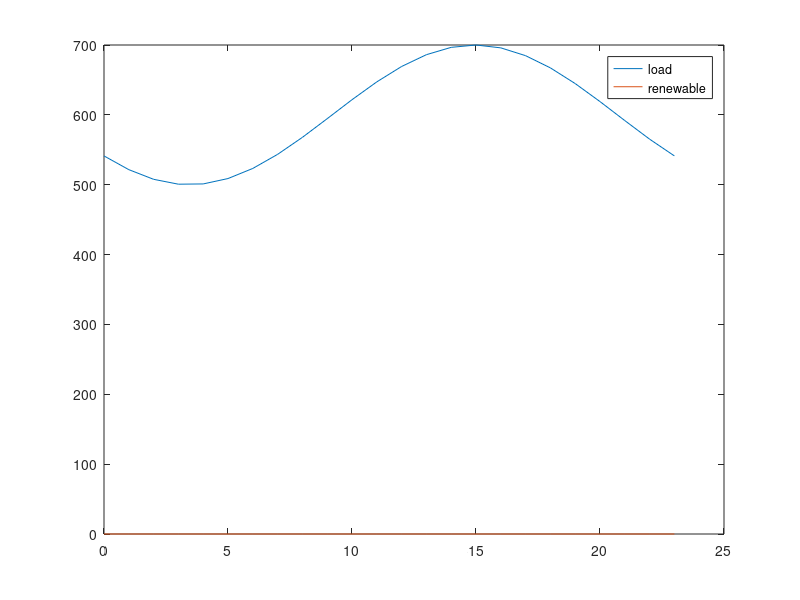

This chart was generated by the following MATLAB code: (Note: this script raises an error after producing the figure.)
clear all

% Runs simulation for the lifetime of the battery

%% Tunables 

life=50400;
Endlife_cap = 0.5;
Starting_cap = 1;
Simu_interval = 720; % one month for degredation interval

ESCap = 20; % MW
ESallowed = 0.8;

k_dollar_coal = 2.37; % dollar/mmbtu, 2014: 2.37, 2017: 2.22
k_dollar_gas = 5.00; % dollar/mmbtu, 2014: 5.00, 2017: 3.67

%emissions factors
k_coal = 206*0.453592; 
k_gas = 117*0.453592; 
k_coal_nox = 0.227*0.453592;
k_gas_nox = 0.116*0.453592;
k_coal_so2 = 0.15713*0.453592; 
k_gas_so2 = 0.001*0.453592;

k_co2=[k_gas,k_coal,k_gas,k_gas];
k_nox=[k_gas_nox,k_coal_nox,k_gas_nox,k_gas_nox];
k_so2=[k_gas_so2,k_coal_so2,k_gas_so2,k_gas_so2];

k_dollar=[k_dollar_gas,k_dollar_coal,k_dollar_gas,k_dollar_gas];

Flag_wind=0; % 0 for no renewables 1 for renewables
Flag_solar=0;
t_vec = [0:23]';
load_profile = 100*sin(linspace(-0.8*pi,1.2*pi,length(t_vec)))+600;

%wind bellow
wind = Flag_wind*[141.1454209 164.3588944 117.67492 81.14462355 60.24906746 75.97386229 66.24155752 53.00033944 54.0897504 56.28039471 45.30936663 31.58459838 38.24235306 55.3985323 67.19698144 63.89313544 76.75370188 82.61862694 100.3076893 121.2392963 142.839525 148.6643123 161.1639311 145.8123442]; % wind
%solar bellow
solar = Flag_solar*[0 0 0 0 0 0 0 0 2.761714555 187.1547077 307.7808614 260.2846929 282.7520984 260.9285882 373.699438 294.5867518 181.2343721 0 0 0 0 0 0 0];

wind_profile=(wind+solar);

figure
plot(t_vec,load_profile,t_vec,wind_profile)
legend('load','renewable')
fname = 'C:/filepath';
saveas(gca, fullfile(fname,'load'),'fig');

%%
up_min_vec = [4,12,4.5,5];
down_min_vec = [4,12,4.5,5];

alpha_load = 0.03;
alpha_wind = 0.05;

mpc = loadcase('case_yl9bus');
baseMVA = mpc.baseMVA;

% Change line constraints
mpc.branch(:,6) = 1000*ones(size(mpc.branch,1),1);

% Change generator limits (ineq, linear)
mpc.gen(1:4,9:10) = [250,100;160,64;240,96;150,60]; 

%(rows, columns)

%% Calculating coal cost curves
coef_Hunter_3 = [0.0144,21.077,9080,117483];  % Input/output curve, y(1000 Btu/h), x(MW)
x_Hunter = (10:1:100)';
y_Hunter = polyval(coef_Hunter_3,x_Hunter);

coef_Hunter_2 = polyfit(x_Hunter,y_Hunter,2);
y_Hunter_fit = polyval(coef_Hunter_2,x_Hunter);

coef_Hunter_cost = coef_Hunter_2*k_dollar_coal*10^(-3);
cost_Hunter = polyval(coef_Hunter_cost,x_Hunter);

Hunter_max = 100;

g2_max=mpc.gen(2,9);

g2_ratio=g2_max/Hunter_max;

g2_cost=[coef_Hunter_cost(1)/g2_ratio,coef_Hunter_cost(2),coef_Hunter_cost(3)*g2_ratio];

%% Calculating gas cost curves
coef_Moss_3 = [-0.0013,2.955,6561.2,662025];  % Input/output curve, y(1000 Btu/h), x(MW)
x_Moss = (10:10:750)'; % MW
y_Moss = polyval(coef_Moss_3,x_Moss); % 1000 Btu/h

coef_Moss_2 = polyfit(x_Moss,y_Moss,2); %fits a polynomial line of 2 degrees (Ax^2+Bx+C)
y_Moss_fit = polyval(coef_Moss_2,x_Moss); %uses the two polynominal line to create a new line

coef_Moss_cost = coef_Moss_2*k_dollar_gas*10^(-3);
cost_Moss = polyval(coef_Moss_cost,x_Moss);

Moss_max = 750;

g1_max=mpc.gen(1,9);
g3_max=mpc.gen(3,9);
g4_max=mpc.gen(4,9);

g1_ratio=g1_max/Moss_max;
g3_ratio=g3_max/Moss_max;
g4_ratio=g4_max/Moss_max;

g1_cost = [coef_Moss_cost(1)/g1_ratio,coef_Moss_cost(2),coef_Moss_cost(3)*g1_ratio];
g3_cost = [coef_Moss_cost(1)/g3_ratio,coef_Moss_cost(2),coef_Moss_cost(3)*g3_ratio];
g4_cost = [coef_Moss_cost(1)/g4_ratio,coef_Moss_cost(2),coef_Moss_cost(3)*g4_ratio];

%%
mpc.gencost(1,5:7) = g1_cost; 
mpc.gencost(2,5:7) = g2_cost;
mpc.gencost(3,5:7) = g3_cost;
mpc.gencost(4,5:7) = g4_cost;

%%
% Change reserve cost
Rcost = [5;10;4;4;5;10;4;4]*baseMVA; 

c_on = [3.99*mpc.gen(1,9)+3.67*mpc.gen(1,9)*k_dollar_gas;5.61*mpc.gen(2,9)+7.5*mpc.gen(2,9)*k_dollar_coal;
    3.99*mpc.gen(3,9)+3.67*mpc.gen(3,9)*k_dollar_gas;3.99*mpc.gen(4,9)+3.67*mpc.gen(4,9)*k_dollar_gas]; 

c_off = [3.99*mpc.gen(1,9);5.61*mpc.gen(2,9);3.99*mpc.gen(3,9);3.99*mpc.gen(4,9)];
c_rES = 0.1;

mileage = 7.364;
eff=0.9;
Rinc=0.04;
EOL_eff=1-(1-eff)*(Rinc+1);
eff_loss=(eff-EOL_eff)/life*24*30;

%% prepare

Current_cap = Starting_cap;
Current_t = 0;
tvec = [];
co2_vec = [];
so2_vec = [];
nox_vec = [];
cap_vec = [];
coal_vec=[];
gas_vec=[];
F_coal=[];
F_gas=[];
g1_nES=[];
g2_nES=[];
g3_nES=[];
g4_nES=[];
g1=[];
g2=[];
g3=[];
g4=[];
g1_vec=[];
g2_vec=[];
g3_vec=[];
g4_vec=[];
BaseLoad = 143+159+198; 

n_interval = length(t_vec);
n_generator = 4;
n_wind = 1;
n_reserve = 4;
n_ES = 1;
n_branch = 9;
n_bus = 9;

%% cost
cost_coef = mpc.gencost(1:4,5:7);
Q_gen = diag(cost_coef(:,1))*baseMVA^2; %making cost in 1st column of cost_coef into the diagonal of a 4x4
c_gen = cost_coef(:,2)*baseMVA;
c_gen_c = cost_coef(:,3);
c_reserve = Rcost(1:n_reserve)*2;

CrES = zeros(n_bus,1);
CrES(8,1) = 1;

% power flow (eq, linear)
Bmatrix = zeros(n_bus,n_bus);
branch_info = mpc.branch;
for i = 1:n_branch
    ind_i = branch_info(i,1);
    ind_j = branch_info(i,2);
    bij = 1/branch_info(i,4);
    Bmatrix(ind_i,ind_j) = -bij;
    Bmatrix(ind_j,ind_i) = -bij;
end

Bmatrix = Bmatrix + diag(-sum(Bmatrix,2));

bus_info = mpc.bus;

Cg = zeros(n_bus,n_generator);
Cg(1,1) = 1;
Cg(2,2) = 1;
Cg(3,3) = 1;
Cg(6,4) = 1;

Cw = zeros(n_bus,n_wind);
Cw(8,1) = 1;

% generator limits (ineq, linear)
gen_limits = mpc.gen(1:4,9:10)/baseMVA;

% line constraints (ineq, linear)
Smax = mpc.branch(:,6)/baseMVA;

Bline = zeros(n_branch,n_branch);
for i = 1:n_branch
    ind_i = branch_info(i,1);
    ind_j = branch_info(i,2);
    bij = 1/branch_info(i,4);
    Bline(i,ind_i) = bij;
    Bline(i,ind_j) = -bij;
end

% prepare for cvx
Q_gen_cvx = [];
c_gen_cvx = [];
c_gen_c_cvx = [];
c_reserve_cvx = [];
c_on_cvx = [];
c_off_cvx = [];
c_rES_cvx = [];
Cg_cvx = [];
Cw_cvx = [];
CrES_cvx = [];
Bmatrix_cvx = [];
Sd_cvx = [];
gen_max_cvx = [];
gen_min_cvx = [];
wind_forecast_cvx = [];
Smax_cvx = [];
Bline_cvx = [];


for i = 1:n_interval
    
    % Change loads
    loadamp = load_profile(i)/BaseLoad;
    mpc.bus(:,3:4) = loadamp*bus_info(:,3:4);
    Sd =mpc.bus(:,3)/baseMVA;
    
    % Change generator bounds
    wind_forecast = wind_profile(i);
    mpc.gen(5,9:10) = [wind_forecast,0];
    
    % Matrices
    Q_gen_cvx = blkdiag(Q_gen_cvx,Q_gen);
    c_gen_cvx = [c_gen_cvx;c_gen];
    c_gen_c_cvx = [c_gen_c_cvx;c_gen_c];
    c_reserve_cvx = [c_reserve_cvx;c_reserve];
    c_on_cvx = [c_on_cvx;c_on];
    c_off_cvx = [c_off_cvx;c_off];
    c_rES_cvx = [c_rES_cvx;c_rES];
    
    Cg_cvx = blkdiag(Cg_cvx,Cg);
    Cw_cvx = blkdiag(Cw_cvx,Cw);
    CrES_cvx = blkdiag(CrES_cvx,CrES);
    Bmatrix_cvx = blkdiag(Bmatrix_cvx,Bmatrix);
    Sd_cvx = [Sd_cvx;Sd];
    
    gen_max_cvx = [gen_max_cvx;gen_limits(:,1)];
    gen_min_cvx = [gen_min_cvx;gen_limits(:,2)];
    wind_forecast_cvx = [wind_forecast_cvx;wind_forecast];
    
    Smax_cvx = [Smax_cvx;Smax];
    Bline_cvx = blkdiag(Bline_cvx,Bline);
    
end

cvx_begin

variables p(n_generator*n_interval) pw(n_wind*n_interval) theta(n_bus*n_interval) r(n_reserve*n_interval)
variable u(n_generator*n_interval) binary
variable v(n_generator*n_interval) binary
variable w(n_generator*n_interval) binary

minimize (quad_form(p,Q_gen_cvx) + c_gen_cvx'*p + c_reserve_cvx'*r + c_on_cvx'*v + c_off_cvx'*w + c_gen_c_cvx'*u)

subject to
-Cg_cvx*p - Cw_cvx*pw + Bmatrix_cvx*theta + Sd_cvx == 0
p + r <= gen_max_cvx.*u
p - r >= gen_min_cvx.*u
0 <= pw <= wind_forecast_cvx/baseMVA

for i = 1:n_interval
    theta_i = theta((i-1)*n_bus+1:i*n_bus);
    u_i = u((i-1)*n_generator+1:i*n_generator);
    -Smax <= Bline*theta((i-1)*n_bus+1:i*n_bus) <= Smax
    
    theta((i-1)*n_bus+1) == 0
    r_i = r((i-1)*n_reserve+1:i*n_reserve);
    r_demand_i = alpha_wind*pw(i)+alpha_load*load_profile(i)/baseMVA;
    sum(r_i) >= r_demand_i
end

r >= 0

u_0_length = max(max(up_min_vec),max(down_min_vec))+1;
u_0 = ones(n_generator*u_0_length,1);
u_extend = [u_0;u];

for k = 1:n_generator
    up_min = up_min_vec(k);
    down_min = down_min_vec(k);
    for i = 2:(n_interval+u_0_length)
        u_i = u_extend((i-1)*n_generator+k);
        u_iminus = u_extend((i-2)*n_generator+k);
        if (n_interval+u_0_length-i) >= down_min
            for j = 1:down_min-1
                u_j = u_extend((i-1+j)*n_generator+k);
                u_iminus - u_i + u_j <= 1
            end
        else
            for j = 1:(n_interval+u_0_length-i)
                u_j = u_extend((i-1+j)*n_generator+k);
                u_iminus - u_i + u_j <= 1
            end
        end
        if (n_interval+u_0_length-i) >= up_min
            for j = 1:up_min-1
                u_j = u_extend((i-1+j)*n_generator+k);
                -u_iminus + u_i - u_j <= 0
            end
        else
            for j = 1:(n_interval+u_0_length-i)
                u_j = u_extend((i-1+j)*n_generator+k);
                -u_iminus + u_i - u_j <= 0
            end
        end
    end
end

for i = 1:n_interval
    u_i = u((i-1)*n_generator+1:i*n_generator);
    if i == 1
        u_iminus = u_0(end-3:end);
    else
        u_iminus = u((i-2)*n_generator+1:(i-1)*n_generator);
    end
    v_i = v((i-1)*n_generator+1:i*n_generator);
    w_i = w((i-1)*n_generator+1:i*n_generator);
    -u_iminus + u_i - v_i <= 0;
    u_iminus - u_i - w_i <= 0
end

cvx_end

p_noES = p;
pw_noES = pw;
r_noES = r;
u_noES = u;
v_noES = v;
w_noES = w;

d=1;

while Current_cap > Endlife_cap
    
    Current_t;
    
    if (Current_t) == 0
        Current_cap;
    else
        Current_cap = Starting_cap-(1-f_BatteryDegrade_Xu(Current_t))
    end
    tvec = [tvec;Current_t];
    cap_vec = [cap_vec;Current_cap];
    Current_t = Current_t + Simu_interval 
    
    
    ESavailable = ESCap*Current_cap*ESallowed/2;
    maxES = ESavailable/baseMVA;
    
    
    %%
    
    clearvars p pw theta r u v w
    
    cvx_begin
    
    variables p(n_generator*n_interval) pw(n_wind*n_interval) theta(n_bus*n_interval) r(n_reserve*n_interval) rES(n_ES*n_interval)
    variable u(n_generator*n_interval) binary
    variable v(n_generator*n_interval) binary
    variable w(n_generator*n_interval) binary
    
    minimize (quad_form(p,Q_gen_cvx) + c_gen_cvx'*p + c_reserve_cvx'*r + c_on_cvx'*v + c_off_cvx'*w + c_rES_cvx'*rES + c_gen_c_cvx'*u)
    
    beta = mileage/24*(1-eff);
    eff=eff-eff_loss;
    
    subject to
    -Cg_cvx*p - Cw_cvx*pw + Bmatrix_cvx*theta + Sd_cvx + CrES_cvx*rES*beta == 0
    p + r <= gen_max_cvx.*u
    p - r >= gen_min_cvx.*u
    0 <= pw <= wind_forecast_cvx/baseMVA
    
    for i = 1:n_interval
        theta_i = theta((i-1)*n_bus+1:i*n_bus);
        u_i = u((i-1)*n_generator+1:i*n_generator);
        -Smax <= Bline*theta((i-1)*n_bus+1:i*n_bus) <= Smax
        
        theta((i-1)*n_bus+1) == 0
        r_i = r((i-1)*n_reserve+1:i*n_reserve);
        rES_i = rES((i-1)*n_ES+1:i*n_ES);
        r_demand_i = alpha_wind*pw(i)+alpha_load*load_profile(i)/baseMVA;
        sum(r_i) + sum(rES_i) >= r_demand_i
    end
    
    r >= 0
    0 <= rES <= maxES
    
    u_0_length = max(max(up_min_vec),max(down_min_vec))+1;
    u_0 = ones(n_generator*u_0_length,1);
    u_extend = [u_0;u];
    for k = 1:n_generator
        up_min = up_min_vec(k);
        down_min = down_min_vec(k);
        for i = 2:(n_interval+u_0_length)
            u_i = u_extend((i-1)*n_generator+k);
            u_iminus = u_extend((i-2)*n_generator+k);
            if (n_interval+u_0_length-i) >= down_min
                for j = 1:down_min-1
                    u_j = u_extend((i-1+j)*n_generator+k);
                    u_iminus - u_i + u_j <= 1
                end
            else
                for j = 1:(n_interval+u_0_length-i)
                    u_j = u_extend((i-1+j)*n_generator+k);
                    u_iminus - u_i + u_j <= 1;
                end
            end
            if (n_interval+u_0_length-i) >= up_min
                for j = 1:up_min-1
                    u_j = u_extend((i-1+j)*n_generator+k);
                    -u_iminus + u_i - u_j <= 0
                end
            else
                for j = 1:(n_interval+u_0_length-i)
                    u_j = u_extend((i-1+j)*n_generator+k);
                    -u_iminus + u_i - u_j <= 0
                end
            end
        end
    end
    
    for i = 1:n_interval
        u_i = u((i-1)*n_generator+1:i*n_generator);
        if i == 1
            u_iminus = u_0(end-3:end);
        else
            u_iminus = u((i-2)*n_generator+1:(i-1)*n_generator);
        end
        v_i = v((i-1)*n_generator+1:i*n_generator);
        w_i = w((i-1)*n_generator+1:i*n_generator);
        -u_iminus + u_i - v_i <= 0
        u_iminus - u_i - w_i <= 0
    end
    
    cvx_end
    
    
    for i = 1:n_interval
        
        p_i = p_noES((i-1)*n_generator+1:i*n_generator);
        p1_noES(i,1) = p_i(1);
        p2_noES(i,1) = p_i(2);
        p3_noES(i,1) = p_i(3);
        p4_noES(i,1) = p_i(4);
        
        u_i = u_noES((i-1)*n_generator+1:i*n_generator);
        u1_noES(i,1) = u_i(1);
        u2_noES(i,1) = u_i(2);
        u3_noES(i,1) = u_i(3);
        u4_noES(i,1) = u_i(4);
        
        r_i = r_noES((i-1)*n_generator+1:i*n_generator);
        r1_noES(i,1) = r_i(1);
        r2_noES(i,1) = r_i(2);
        r3_noES(i,1) = r_i(3);
        r4_noES(i,1) = r_i(4);
        
    end
    
    for i = 1:n_interval
        
        p_i = p((i-1)*n_generator+1:i*n_generator);
        p1(i,1) = p_i(1);
        p2(i,1) = p_i(2);
        p3(i,1) = p_i(3);
        p4(i,1) = p_i(4);
        
        u_i = u((i-1)*n_generator+1:i*n_generator);
        u1(i,1) = u_i(1);
        u2(i,1) = u_i(2);
        u3(i,1) = u_i(3);
        u4(i,1) = u_i(4);
        
        r_i = r((i-1)*n_generator+1:i*n_generator);
        r1(i,1) = r_i(1);
        r2(i,1) = r_i(2);
        r3(i,1) = r_i(3);
        r4(i,1) = r_i(4);
        
    end
    
    if (Current_t)==720
    figure 
    subplot(3,2,1)
    plot(t_vec,p1_noES*baseMVA,'-o',t_vec,p1*baseMVA,'--x','MarkerSize',3)
    hline = refline([0 100]);
    hline.Color='k';
    hline.LineStyle='--';
    hline = refline([0 250]);
    hline.Color='k';
    hline.LineStyle='--';
    legend('w/o ES','w ES','Location','northoutside','Orientation','Horizontal')
    xlim([0,23])
    
    ylabel('G1 MW (NG)')
    subplot(3,2,2)
    plot(t_vec,p2_noES*baseMVA,'-o',t_vec,p2*baseMVA,'--x','MarkerSize',3)
    hline = refline([0 64]);
    hline.Color='k';
    hline.LineStyle='--';
    hline = refline([0 160]);
    hline.Color='k';
    hline.LineStyle='--';
    xlim([0,23])

    ylabel('G2 MW (Coal)')
    subplot(3,2,3)
    plot(t_vec,p3_noES*baseMVA,'-o',t_vec,p3*baseMVA,'--x','MarkerSize',3)
    hline = refline([0 96]);
    hline.Color='k';
    hline.LineStyle='--';
    hline = refline([0 240]);
    hline.Color='k';
    hline.LineStyle='--';
    xlim([0,23])

    ylabel('G3 MW (NG)')
    subplot(3,2,4)
    plot(t_vec,p4_noES*baseMVA,'-o',t_vec,p4*baseMVA,'--x','MarkerSize',3)
    hline = refline([0 60]);
    hline.Color='k';
    hline.LineStyle='--';
    hline = refline([0 150]);
    hline.Color='k';
    hline.LineStyle='--';
    xlim([0,23])
    ylabel('G4 MW (NG)')
    
    subplot(3,2,5)
    plot(t_vec,pw_noES*baseMVA,'-o',t_vec,pw*baseMVA,'--x','MarkerSize',3)
    xlim([0,23])
    ylabel('Renewable MW')
    xlabel('Hours')
    saveas(gca, fullfile(fname,'Dispatch_Init'),'fig');

    figure %7
    subplot(3,2,1)
    plot(t_vec,r1_noES*baseMVA,'-o',t_vec,r1*baseMVA,'--x','MarkerSize',3)
    legend('w/o ES','w ES','Location','northoutside','Orientation','Horizontal')
    title('Reserve dispatch (MW)')
    xlim([0,23])
%     ylim([0,30])
    ylabel('G1 MW (NG)')
    subplot(3,2,2)
    plot(t_vec,r2_noES*baseMVA,'-o',t_vec,r2*baseMVA,'--x','MarkerSize',3)
    xlim([0,23])
%     ylim([0,30])
    ylabel('G2 MW (Coal)')
    subplot(3,2,3)
    plot(t_vec,r3_noES*baseMVA,'-o',t_vec,r3*baseMVA,'--x','MarkerSize',3)
    xlim([0,23])
%     ylim([0,30])
    ylabel('G3 MW (NG)')
    subplot(3,2,4)
    plot(t_vec,r4_noES*baseMVA,'-o',t_vec,r4*baseMVA,'--x','MarkerSize',3)
    xlim([0,23])
%     ylim([0,30])
    ylabel('G4 MW (NG)')
    subplot(3,2,5)
    plot(t_vec,zeros(length(t_vec),1),'-o',t_vec,rES*baseMVA,'--x','MarkerSize',3)
    xlim([0,23])
%     ylim([0,30])
    ylabel('Battery MW')
    xlabel('Hours')
    saveas(gca, fullfile(fname,'Reserve_Init'),'fig');
    end
    
    co2_total_noES = [];
    so2_total_noES = [];
    nox_total_noES = [];
    cost_p_noES = [];
    cost_r_noES = [];
    cost_total_noES = [];
    gen1=[];
    gen2=[];
    gen3=[];
    gen4=[];
    gen1_noES=[];
    gen2_noES=[];
    gen3_noES=[];
    gen4_noES=[];
    Fuel_coal_noES = [];
    Fuel_gas_noES = [];
    
    for i = 1:length(t_vec)
        
        p_1 = p1_noES(i)*baseMVA;
        p_2 = p2_noES(i)*baseMVA;
        p_3 = p3_noES(i)*baseMVA;
        p_4 = p4_noES(i)*baseMVA;
        
        gen1_nES(i)=p_1;
        gen2_nES(i)=p_2;
        gen3_nES(i)=p_3;
        gen4_nES(i)=p_4;
                
        cost_1 = polyval(mpc.gencost(1,5:7),p_1);
        cost_2 = polyval(mpc.gencost(2,5:7),p_2);
        cost_3 = polyval(mpc.gencost(3,5:7),p_3);
        cost_4 = polyval(mpc.gencost(4,5:7),p_4);
        
        cost_p_noES(i,1) = cost_1 + cost_2 + cost_3 + cost_4;
        
        r_i = r_noES((i-1)*n_reserve+1:i*n_reserve);
        cost_r_noES(i,1) = c_reserve'*r_i;
        
        cost_total_noES(i,1) = cost_p_noES(i,1) + cost_r_noES(i,1);
        
        Fuel1 = cost_1/k_dollar(1,1); %MMBtu
        Fuel2 = cost_2/k_dollar(1,2);
        Fuel3 = cost_3/k_dollar(1,3);
        Fuel4 = cost_4/k_dollar(1,4);
        
        co2_1 = cost_1/k_dollar(1,1)*k_co2(1,1);
        co2_2 = cost_2/k_dollar(1,2)*k_co2(1,2);
        co2_3 = cost_3/k_dollar(1,3)*k_co2(1,3);
        co2_4 = cost_4/k_dollar(1,4)*k_co2(1,4);
        
        so2_1 = cost_1/k_dollar(1,1)*k_so2(1,1);
        so2_2 = cost_2/k_dollar(1,2)*k_so2(1,2);
        so2_3 = cost_3/k_dollar(1,3)*k_so2(1,3);
        so2_4 = cost_4/k_dollar(1,4)*k_so2(1,4);
        
        nox_1 = cost_1/k_dollar(1,1)*k_nox(1,1);
        nox_2 = cost_2/k_dollar(1,2)*k_nox(1,2);
        nox_3 = cost_3/k_dollar(1,3)*k_nox(1,3);
        nox_4 = cost_4/k_dollar(1,4)*k_nox(1,4);
        
        if (p_1<1)
            Fuel1=0;
            co2_1=0;
            so2_1=0;
            nox_1=0;
        end
        if (p_2<1)
            Fuel2=0;
            co2_2=0;
            so2_2=0;
            nox_2=0;
        end
        if (p_3<1)
            Fuel3=0;
            co2_3=0;
            so2_3=0;
            nox_3=0;
        end
        if (p_4<1)
            Fuel4=0;
            co2_4=0;
            so2_4=0;
            nox_4=0;
        end
        
        co2_p = co2_1+co2_2+co2_3+co2_4;
        so2_p = so2_1+so2_2+so2_3+so2_4;
        nox_p = nox_1+nox_2+nox_3+nox_4;
        
        coal_p = Fuel2; % heavy coal
        gas_p = Fuel3 + Fuel4+Fuel1; % heavy coal
        
        co2_total_noES(i,1) = co2_p; %represents a day's worth of emissions
        so2_total_noES(i,1) = so2_p; %represents a day's worth of emissions
        nox_total_noES(i,1) = nox_p; %represents a day's worth of emissions
        Fuel_coal_noES(i,1) = coal_p;
        Fuel_gas_noES(i,1) = gas_p;
        Fuel_G1_noES(i,1) = Fuel1;
        Fuel_G2_noES(i,1) = Fuel2;
        Fuel_G3_noES(i,1) = Fuel3;
        Fuel_G4_noES(i,1) = Fuel4;
    end
    
    g1_nES(d)=sum(gen1_nES);
    g2_nES(d)=sum(gen2_nES);
    g3_nES(d)=sum(gen3_nES);
    g4_nES(d)=sum(gen4_nES);
    f1_nES(d)=sum(Fuel_G1_noES);
    f2_nES(d)=sum(Fuel_G2_noES);
    f3_nES(d)=sum(Fuel_G3_noES);
    f4_nES(d)=sum(Fuel_G4_noES);

    
    co2_total = [];
    so2_total = [];
    nox_total = [];
    cost_p = [];
    cost_r = [];
    cost_total = [];
    Fuel_coal = [];
    Fuel_gas = [];

    
    for i = 1:length(t_vec)
        
        p_1 = p1(i)*baseMVA;
        p_2 = p2(i)*baseMVA;
        p_3 = p3(i)*baseMVA;
        p_4 = p4(i)*baseMVA;
        
        gen1(i)=p_1;
        gen2(i)=p_2;
        gen3(i)=p_3;
        gen4(i)=p_4;
        
        cost_1 = polyval(mpc.gencost(1,5:7),p_1);
        cost_2 = polyval(mpc.gencost(2,5:7),p_2);
        cost_3 = polyval(mpc.gencost(3,5:7),p_3);
        cost_4 = polyval(mpc.gencost(4,5:7),p_4);
        
        cost_p(i,1) = cost_1 + cost_2 + cost_3 + cost_4;
        
        r_i = r((i-1)*n_reserve+1:i*n_reserve);
        cost_r(i,1) = c_reserve'*r_i;
        
        cost_total(i,1) = cost_p(i,1) + cost_r(i,1);
        
        co2_1 = cost_1/k_dollar(1,1)*k_co2(1,1);
        co2_2 = cost_2/k_dollar(1,2)*k_co2(1,2);
        co2_3 = cost_3/k_dollar(1,3)*k_co2(1,3);
        co2_4 = cost_4/k_dollar(1,4)*k_co2(1,4);
        
        so2_1 = cost_1/k_dollar(1,1)*k_so2(1,1);
        so2_2 = cost_2/k_dollar(1,2)*k_so2(1,2);
        so2_3 = cost_3/k_dollar(1,3)*k_so2(1,3);
        so2_4 = cost_4/k_dollar(1,4)*k_so2(1,4);
        
        nox_1 = cost_1/k_dollar(1,1)*k_nox(1,1);
        nox_2 = cost_2/k_dollar(1,2)*k_nox(1,2);
        nox_3 = cost_3/k_dollar(1,3)*k_nox(1,3);
        nox_4 = cost_4/k_dollar(1,4)*k_nox(1,4);
        
        Fuel1 = cost_1/k_dollar(1,1); %MMBtu
        Fuel2 = cost_2/k_dollar(1,2);
        Fuel3 = cost_3/k_dollar(1,3);
        Fuel4 = cost_4/k_dollar(1,4);
        
        if (p_1<1)
            Fuel1=0;
            co2_1=0;
            so2_1=0;
            nox_1=0;
        end
        if (p_2<1)
            Fuel2=0;
            co2_2=0;
            so2_2=0;
            nox_2=0;
        end
        if (p_3<1)
            Fuel3=0;
            co2_3=0;
            so2_3=0;
            nox_3=0;
        end
        if (p_4<1)
            Fuel4=0;
            co2_4=0;
            so2_4=0;
            nox_4=0;
        end
        
        co2_p = co2_1+co2_2+co2_3+co2_4;
        so2_p = so2_1+so2_2+so2_3+so2_4;
        nox_p = nox_1+nox_2+nox_3+nox_4;
        
        coal_p = Fuel2; % heavy coal
        gas_p = Fuel3 + Fuel4 + Fuel1;

        co2_total(i,1) = co2_p;
        so2_total(i,1) = so2_p;
        nox_total(i,1) = nox_p;
        Fuel_coal(i,1) = coal_p;
        Fuel_gas(i,1) = gas_p;
        Fuel_G1(i,1) = Fuel1;
        Fuel_G2(i,1) = Fuel2;
        Fuel_G3(i,1) = Fuel3;
        Fuel_G4(i,1) = Fuel4;
        
        
    end

    g1(d)=sum(gen1);
    g2(d)=sum(gen2);
    g3(d)=sum(gen3);
    g4(d)=sum(gen4);
    f1(d)=sum(Fuel_G1);
    f2(d)=sum(Fuel_G2);
    f3(d)=sum(Fuel_G3);
    f4(d)=sum(Fuel_G4);
    d=d+1;
   
    F_coal_delta = sum(Fuel_coal) - sum(Fuel_coal_noES); %total for one day in each month
    F_gas_delta = sum(Fuel_gas) - sum(Fuel_gas_noES); %total for one day in each month
    co2_delta = sum(co2_total) - sum(co2_total_noES);
    so2_delta = sum(so2_total) - sum(so2_total_noES);
    nox_delta = sum(nox_total) - sum(nox_total_noES);
    g1_delta=sum(g1)-sum(g1_nES);
    g2_delta=sum(g2)-sum(g2_nES);
    g3_delta=sum(g3)-sum(g3_nES);
    g4_delta = sum(g4)-sum(g4_nES);
    
    coal_vec = [coal_vec;F_coal_delta];
    gas_vec = [gas_vec;F_gas_delta];
    co2_vec = [co2_vec;co2_delta];
    so2_vec = [so2_vec;so2_delta];
    nox_vec = [nox_vec;nox_delta];% possitive if ES increased emissions
    g1_vec = [g1_vec;g1_delta];
    g2_vec = [g2_vec;g2_delta];
    g3_vec = [g3_vec;g3_delta];
    g4_vec = [g4_vec;g4_delta];

    curt_ES = sum(pw*baseMVA)/sum(wind_profile)
    curt_noES = sum(pw_noES*baseMVA)/sum(wind_profile)

if (Current_t)==720
    figure 
    subplot(2,2,1)
    plot(t_vec,Fuel_G1_noES,'-o',t_vec,Fuel_G1,'--x','MarkerSize',3)
    legend('w/o ES','w ES','Location','northoutside','Orientation','Horizontal')
    title('Fuel (MMBtu)')
    xlim([0,23])
    ylabel('G1 MMBtu (Coal)')
    
    subplot(2,2,2)
    plot(t_vec,Fuel_G2_noES,'-o',t_vec,Fuel_G2,'--x','MarkerSize',3)
    xlim([0,23])
    ylabel('G2 MMBtu (Coal)')
    
    subplot(2,2,3)
    plot(t_vec,Fuel_G3_noES,'-o',t_vec,Fuel_G3,'--x','MarkerSize',3)
    xlim([0,23])
    ylabel('G3 MMBtu (NG)')
    
    subplot(2,2,4)
    plot(t_vec,Fuel_G4_noES,'-o',t_vec,Fuel_G4,'--x','MarkerSize',3)
    xlim([0,23])
    ylabel('G4 MMBtu (NG)')
    saveas(gca, fullfile(fname,'Fuel_Init'),'fig');
    end
end
%%

    figure 
    subplot(3,2,1)
    plot(t_vec,p1_noES*baseMVA,'-o',t_vec,p1*baseMVA,'--x','MarkerSize',3)
    legend('w/o ES','w ES','Location','northoutside','Orientation','Horizontal')
    title('Generator dispatch (MW)')
    hline = refline([0 100]);
    hline.Color='k';
    hline.LineStyle='--';
    hline = refline([0 250]);
    hline.Color='k';
    hline.LineStyle='--';
    xlim([0,23])
    ylabel('G1 MW (NG)')
    
    subplot(3,2,2)
    plot(t_vec,p2_noES*baseMVA,'-o',t_vec,p2*baseMVA,'--x','MarkerSize',3)
    hline = refline([0 64]);
    hline.Color='k';
    hline.LineStyle='--';
    hline = refline([0 160]);
    hline.Color='k';
    hline.LineStyle='--';
    xlim([0,23])
    ylabel('G2 MW (Coal)')
    
    subplot(3,2,3)
    plot(t_vec,p3_noES*baseMVA,'-o',t_vec,p3*baseMVA,'--x','MarkerSize',3)
    hline = refline([0 96]);
    hline.Color='k';
    hline.LineStyle='--';
    hline = refline([0 240]);
    hline.Color='k';
    hline.LineStyle='--';
    xlim([0,23])
    ylabel('G3 MW (NG)')
    xlabel('Hours')
    
    subplot(3,2,4)
    plot(t_vec,p4_noES*baseMVA,'-o',t_vec,p4*baseMVA,'--x','MarkerSize',3)
    hline = refline([0 60]);
    hline.Color='k';
    hline.LineStyle='--';
    hline = refline([0 150]);
    hline.Color='k';
    hline.LineStyle='--';
    xlim([0,23])
    ylabel('G4 MW (NG)')
    xlabel('Hours')
    
    subplot(3,2,5)
    plot(t_vec,pw_noES*baseMVA,'-o',t_vec,pw*baseMVA,'--x','MarkerSize',3)
    xlim([0,23])
    ylabel('Renewable MW')
    xlabel('Hours')
    saveas(gca, fullfile(fname,'Dispatch_Final'),'fig');
    
    
    figure %7
    subplot(3,2,1)
    plot(t_vec,r1_noES*baseMVA,'-o',t_vec,r1*baseMVA,'--x','MarkerSize',3)
    legend('w/o ES','w ES','Location','northoutside','Orientation','Horizontal')
    title('Reserve dispatch (MW)')
    xlim([0,23])
    ylabel('G1 MW (NG)')
    
    subplot(3,2,2)
    plot(t_vec,r2_noES*baseMVA,'-o',t_vec,r2*baseMVA,'--x','MarkerSize',3)
    xlim([0,23])
    ylabel('G2 MW (Coal)')
    
    subplot(3,2,3)
    plot(t_vec,r3_noES*baseMVA,'-o',t_vec,r3*baseMVA,'--x','MarkerSize',3)
    xlim([0,23])
    ylabel('G3 MW (NG)')
    
    subplot(3,2,4)
    plot(t_vec,r4_noES*baseMVA,'-o',t_vec,r4*baseMVA,'--x','MarkerSize',3)
    xlim([0,23])
    ylabel('G4 MW (NG)')
    
    subplot(3,2,5)
    plot(t_vec,zeros(length(t_vec),1),'-o',t_vec,rES*baseMVA,'--x','MarkerSize',3)
    xlim([0,23])
    ylabel('Battery MW')
    xlabel('Hours')
    saveas(gca, fullfile(fname,'Reserves_Final'),'fig');
    
total_co2 = sum(30*co2_vec)%Simu_interval is 30*24
total_so2 = sum(30*so2_vec)
total_nox = sum(30*nox_vec)
total_coal = sum(30*coal_vec)
total_gas = sum(30*gas_vec)
total_coal_MW=30*(sum(g2_vec))
total_gas_MW=30*(sum(g3_vec)+sum(g4_vec)+sum(g1_vec))

label={'Base_NG_NA'};
impacts(1,:)=[total_co2,total_so2,total_nox,total_gas,total_coal,total_gas_MW,total_coal_MW];
xlswrite('impacts_Xu.xlsx',label,1,'A3')
xlswrite('impacts_Xu.xlsx',impacts,1,'B3')

%%
figure
plot(tvec,co2_vec,'-o') % tvec is in hours not days
xlabel('Hours')
ylabel('CO_2 (kg)')
saveas(gca, fullfile(fname,'CO2'),'fig');

figure
plot(tvec,coal_vec,'-o',tvec,gas_vec,'-o') % tvec is in hours not days
xlabel('Hours')
ylabel('Fuel (mmBtu)')
legend('Coal','Gas')
saveas(gca, fullfile(fname,'Fuel'),'fig');

figure
plot(tvec/24/30,g1,'-o',tvec/24/30,g2,'-o',tvec/24/30,g3,'-o',tvec/24/30,g4,'-o')
legend('g1','g2','g3','g4')
xlabel('Months')
ylabel('Generation (MWh)')
saveas(gca, fullfile(fname,'Gen_ES'),'fig');

figure
plot(tvec/24/30,g1_nES,'-o',tvec/24/30,g2_nES,'-o',tvec/24/30,g3_nES,'-o',tvec/24/30,g4_nES,'-o')
legend('g1_nES','g2_nES','g3_nES','g4_nES')
xlabel('Months')
ylabel('Generation (MWh)')
saveas(gca, fullfile(fname,'Gen_noES'),'fig');
